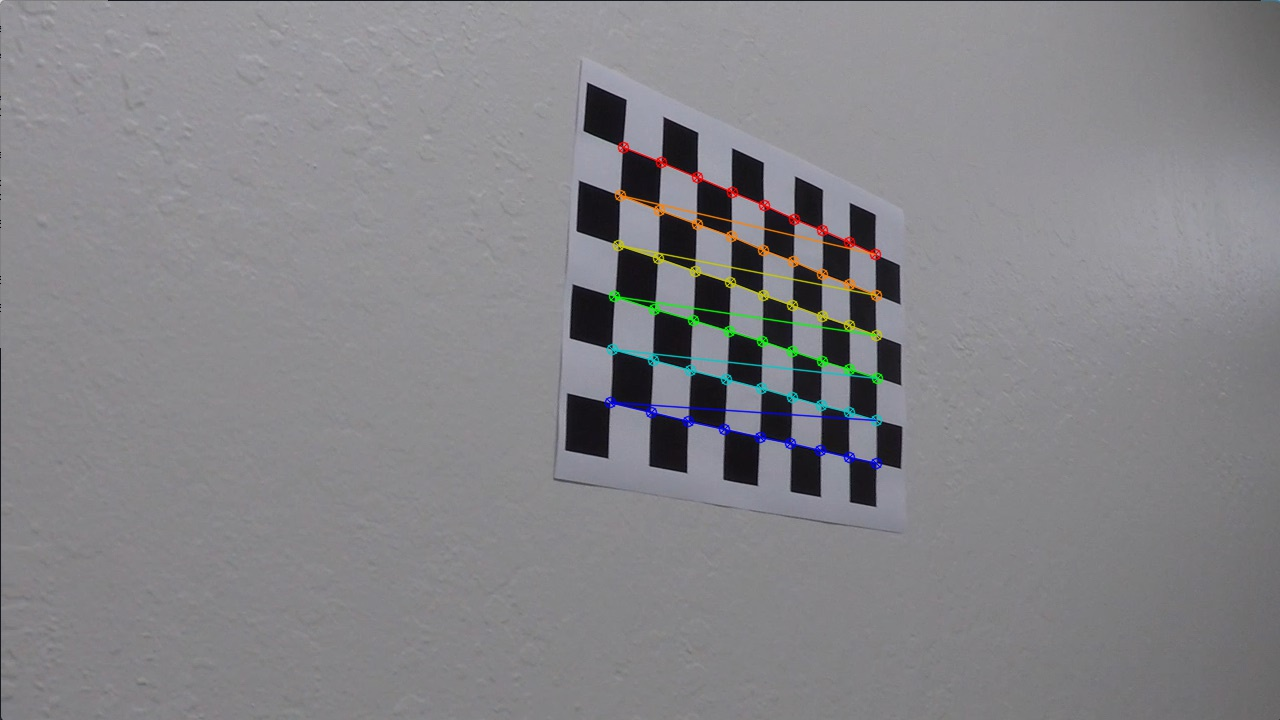
#> input picture output_images/chessboard_corners/chesboard_corners1.jpg, 1280 x 720 px
$ python -i advancedLaneLinesFinding.py   (imports and definitions only)   (older library calls are emulated)
#> lines starting #> are read from the running program, lines starting #| are printed output that depends on the picture

# coding: utf-8

# #### Advanced Lane Finding Project
# ##### The goals / steps of this project are the following:
# * Compute the camera calibration matrix and distortion coefficients k1 k2 and k3--> using chessboard images.
# * Now undistor the images to get the real world dimensions.
# * Use the advantages of color space HLS and Sobel operator. Combine the best of both to figure out the lane lines andcreate a thresholded binary image.
# * Execute a perspective transform ont hte binary images to get a ("birds-eye view") and make the remeining steps like detect lane line and fit a 2d polynomial easier.
# * Detect pixels of the lane line with slipping window method
# * Fit a polynomial to calculate the curvature of the lane and to get vehicle position with respect to center.
# * Transform the detected lane lines from the warped image (bird eye view) back into a unwarped undistorted imageack into the
# * Output visual display of the lane boundaries and numerical estimation of lane curvature and vehicle position.
#
#

# In[31]:

#  Initialize the enviraonment conditions for etect lane lines
import numpy as np                 # NumPy
import cv2                         # openCV
import glob                        # Filename pattern matching
import matplotlib.pyplot as plt    # 2D plotting
import matplotlib.image as mpimg
import pickle
from moviepy.editor import VideoFileClip
from IPython.display import HTML
import pickle
import os


# path for output examples of the several steps
image_path = 'output_images/chessboard_corners/'
image_path_undistorted_images = 'output_images/'

# path from test images
img_dir = 'test_images/'
# [1 line that did not run here, left out]

# Interactive plotting in separate window
#%matplotlib qt
# Visualizations will be shown in the notebook
# [1 line not run here, left out]


# ### Helper function

# In[32]:

# define pickle to save the distoriton coefficients k1,k1 and k3 'dist' and the camera matrix as 'mtx'
# [6 lines left out: function pickle_dump, not called in this run]

def pickle_load():
    # Getting back the camera calibration result:
    with open('wide_dist_pickle.p', 'rb') as f:
        dist_pickle = pickle.load(f)
        return dist_pickle['mtx'], dist_pickle['dist']

# [81 lines left out: functions draw_and_save_image, plot_row2, find2D3DCorners, calibrate_camera, not called in this run]

# execute calibration step
# [1 line that did not run here, left out]


# ### Color Threshold and Gradient Threshold

# #### Gradient Threshold Functions

# In[ ]:

# Apply Sobel directional gradient and apply gradient threshold
# [106 lines left out: functions abs_sobel_thresh, mag_thresh, dir_threshold, combinedGradientThresholds, combinedColorSpaceThresholds, not called in this run]


# #### Combine Color Threshold and Gradient Threshold

# In[ ]:

def combineColorAndGradientThresholds(image):
    # Perform Sobel operations and combine thresholds
    combinedGradientThresholds = combinedGradientThresholds(image)
    # Threshold color channel
    combinedColorThresholds = combinedColorSpaceThresholds(image, thresh=(160, 255))
    # Combine color and gradient thresholds
    combinedThresholdsBinaryImage = np.zeros_like(combinedColorThresholds)
    combinedThresholdsBinaryImage[(combinedGradientThresholds == 1) | (combinedColorThresholds == 1)] = 1
    # Plot results
    #plot_row2(combine_sobel, color_thresh, 'Combined Sobel operations', 'S threshold', graysc=True)
    #plot_row2(undist_image, combined_binary, 'Original Image (Undistorted)', 'Final Thresholded Image')

    return combinedThresholdsBinaryImage


# In[35]:

# Practical approach to define src and dst point in the original and output image
# [110 lines left out: functions calcSrcAndDstPoints, slidingWindowMethod, polynomFit2nd, genrateValuesXYforPlot, region_of_interest, not called in this run]


# In[39]:


def main(img):
      # Load calibration data generated in calibrate_camera
  mtx, dist = pickle_load()
  # Calculate the undistorted image
  image_undistored = cv2.undistort(img, mtx, dist, None, mtx)

  #Calculate combined binaryImage based on a mix of both
  # combinedColorThresholds and combinedSobelGradient threshols
  combinedThresholdsBinaryImage = combineColorAndGradientThresholds(image_undistored)    # define source_img and destination_img point for preparing the perspective transform
  # using cv2.findChessboardCorners
  src, dst = calcSrcAndDstPoints(combinedThresholdsBinaryImage)
  # Given src and dst points, calculate the perspective transform matrix
  M = cv2.getPerspectiveTransform(src, dst)

  # Warp the image using OpenCV warpPerspective()
  img_size = (combinedThresholdsBinaryImage.shape[1], combinedThresholdsBinaryImage.shape[0])
  binary_warped = cv2.warpPerspective(combinedThresholdsBinaryImage, M, img_size, flags=cv2.INTER_LINEAR)

  # Define image mask (polygon of interest)
  binaryWarpedImageShape = binary_warped.shape
  vertices = np.array([[(200, binaryWarpedImageShape[0]), (200, 0), (binaryWarpedImageShape[1] - 200, 0),
                    (binaryWarpedImageShape[1]-200, binaryWarpedImageShape[0])]], dtype=np.int32)
  masked_img = region_of_interest(binary_warped, vertices)


  # Take a histogram of the bottom half of the image
  histogram = np.sum(masked_img[masked_img.shape[0]/2:,:], axis=0)
  # Find the peak of the left and right halves of the histogram
  # These will be the starting point for the left and right lines
  midpoint = np.int(histogram.shape[0]/2)
  leftx_base = np.argmax(histogram[:midpoint])
  rightx_base = np.argmax(histogram[midpoint:]) + midpoint

  out_img, leftx, lefty, rightx, righty = slidingWindowMethod(binary_warped,leftx_base, rightx_base)

  #sanity check --> how to

  left_fit, right_fit = polynomFit2nd(lefty, leftx, righty, rightx)

  left_fitx, right_fitx, ploty = genrateValuesXYforPlot(binary_warped,left_fit,right_fit)

  # I'll choose the maximum y-value, corresponding to the bottom of the image
  y_eval = np.max(ploty)

  left_curveradPixelSpace, right_curveradPixelSpace = getRadiusPixelSpace(left_fit,right_fit)

  left_curveradMeter, right_curveradMeter = convertRadiusIntoMeter(ploty,y_eval)

  #Compute the inverse perspective transform to unwarped the image
  Minv = cv2.getPerspectiveTransform(dst, src)

  finalOutputImage = drawPolynomialsBackIntoOriginalImage(left_fitx, right_fitx, ploty, Minv)

  return finalOutputImage


# In[44]:

#Test Image Pipeline
# [7 lines not run here, left out]


# In[40]:

# Calculate the radius in pixel space unit with the following formula:

# [79 lines left out: functions getRadiusPixelSpace, convertRadiusIntoMeter, drawPolynomialsBackIntoOriginalImage, lookAheadFilter, not called in this run]


>>> import cv2
>>> picture = cv2.imread('output_images/chessboard_corners/chesboard_corners1.jpg', cv2.IMREAD_GRAYSCALE)
#> picture: shape (720, 1280); min 0, max 216, mean 132.6
>>> result = main(picture)
#> (reads wide_dist_pickle.p from the repository)
#> in main, `image_undistored = cv2.undistort(img, mtx, dist, None, mtx)`:
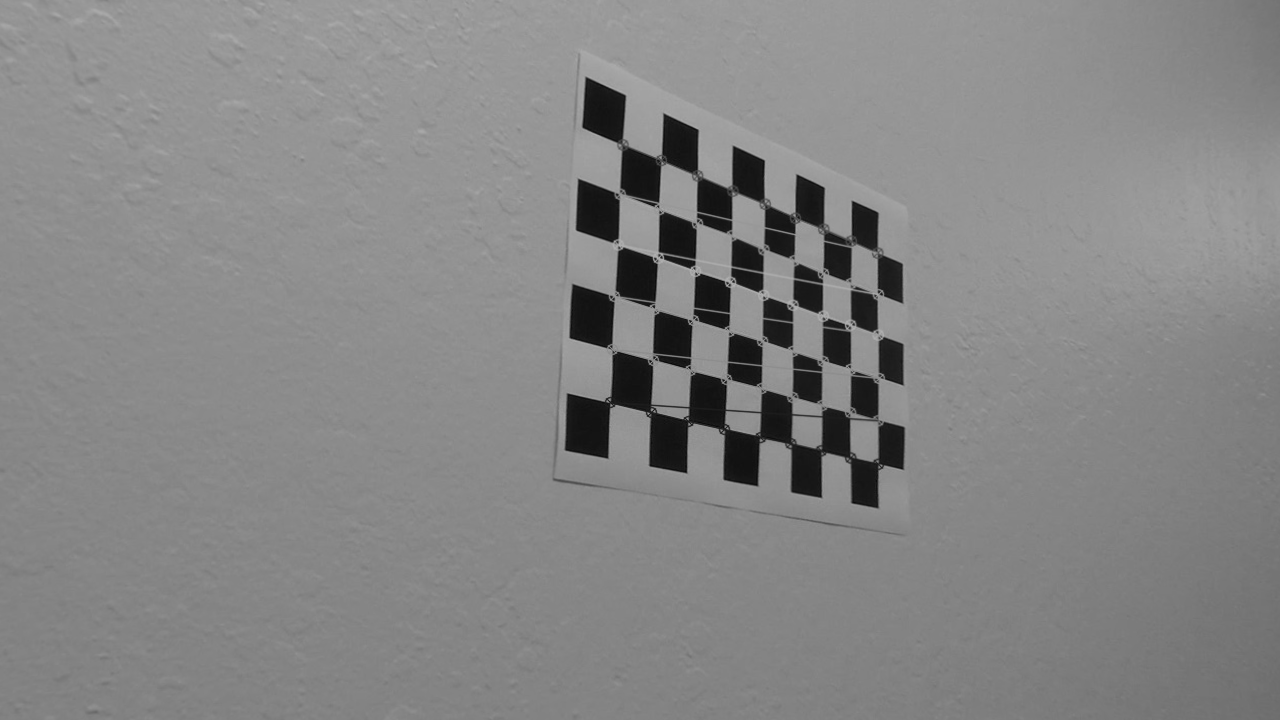
#> image_undistored: shape (720, 1280); min 3, max 177, mean 133.4
#> (the run stopped early here; a loop or call above may not have finished)
